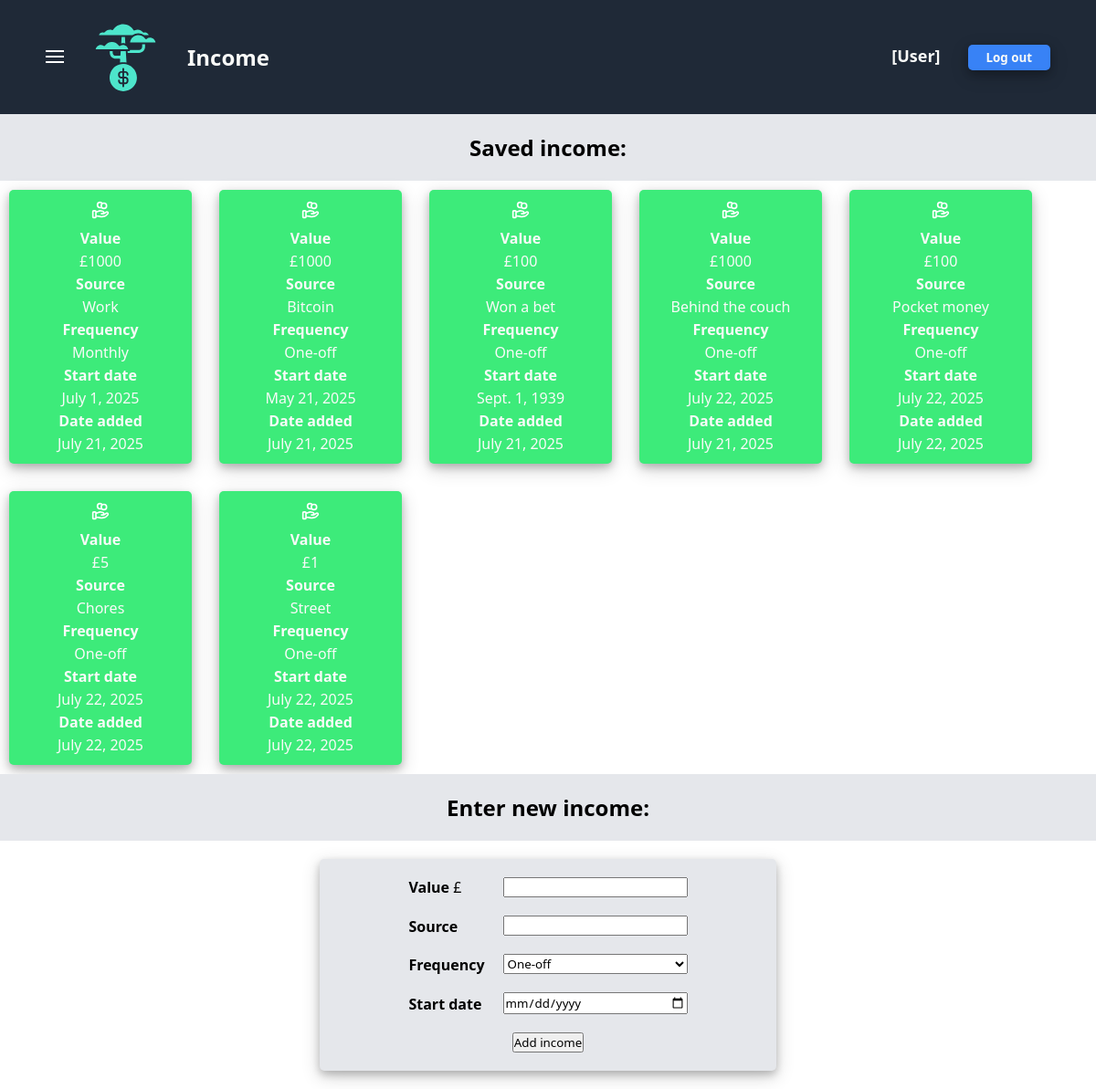
/finance/income/, run on an earlier commit of the app's database.
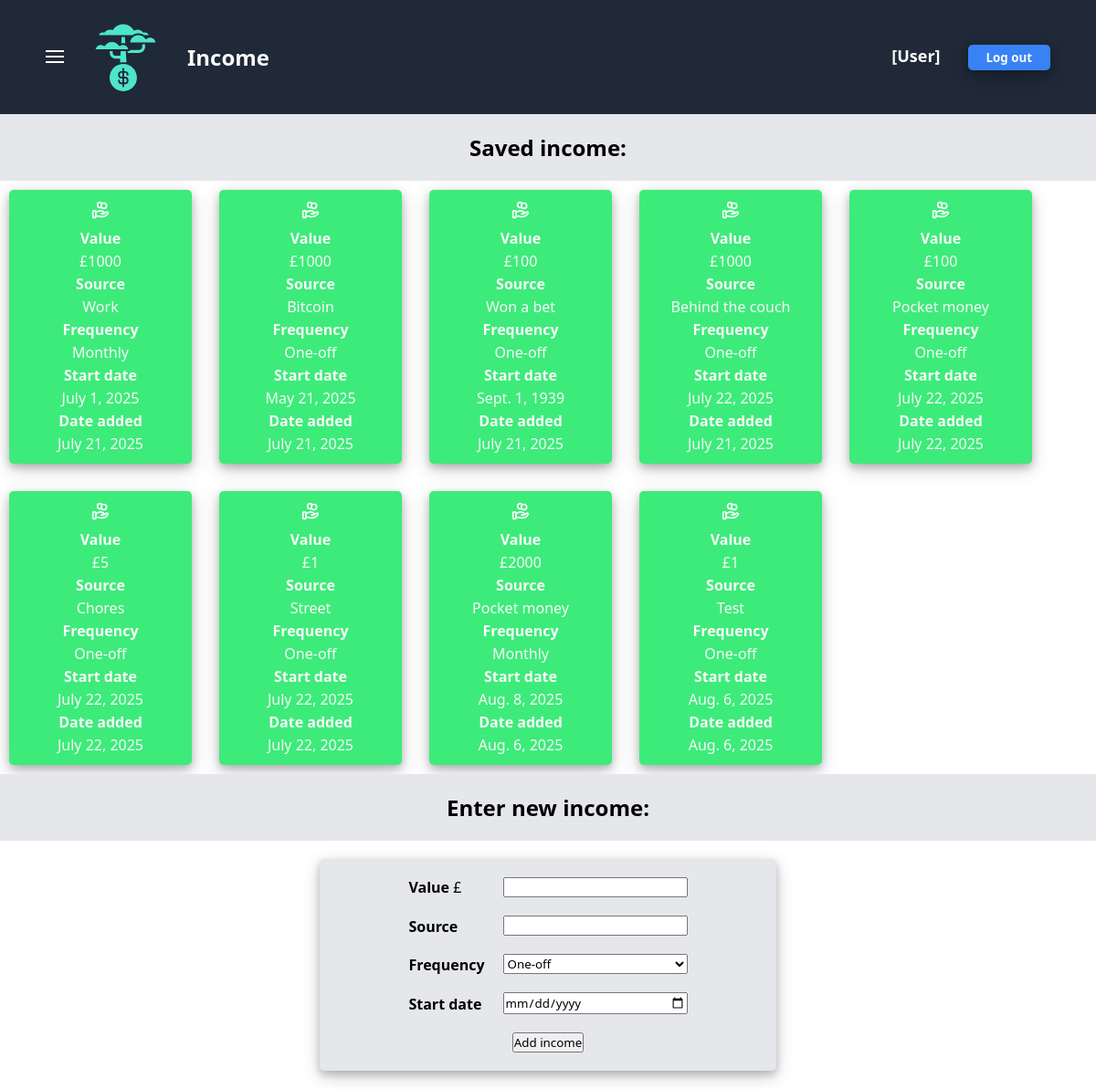
And on a later commit of the database.
### finance/models.py (models this page shows)
class FinancialObject(models.Model):
    user = models.ForeignKey(User, on_delete=models.CASCADE) # A single user can have many instances of income/expenses/budgets
    value = models.IntegerField(default=0)
    startDate = models.DateField(default=datetime.date.today)
    addDate = models.DateField(default=datetime.date.today)
    class Meta:
        abstract = True # Makes the "FinancialObject" class an Abstract Base Class (ABC)

class Income(FinancialObject):
    source = models.CharField(default="N/A", max_length=200)
    frequency = models.CharField(default="Monthly", max_length=200)

### finance/views.py (the view)
# urls.py: path("income/", views.income, name="income"),
def income(request):
    message = request.GET.get("message", "")
    income = Income.objects.all()
    return render(
        request,
        "finance/income.html",
        {
            "income": income,
            "message": message
        }
    )

### finance/templates/finance/income.html (shortened to what this page needs)
{% extends "finance/finance-base.html" %}
{% block header-title %}Income{% endblock %}
{% block finance_extra_css %}
    {% load static %}
    <link rel="stylesheet" href="{% static 'finance/income-style.css' %}">
{% endblock %}
{% block saved-label %}Saved income:{% endblock %}
{% block presence-check-and-list %}
    {% if income %}
        {% for i in income %}
            <li class="card">
                <div class="card-icon">
                </div>
                <div class="card-info">
                    <div><strong>Value</strong></div><div>£{{ i.value }}</div>
                    <div><strong>Source</strong></div><div>{{ i.source }}</div>
                    <div><strong>Frequency</strong></div><div>{{ i.frequency }}</div>
                    <div><strong>Start date</strong></div><div>{{ i.startDate }}</div>
                    <div><strong>Date added</strong></div><div>{{ i.addDate }}</div>
                </div>
            </li>
        {% endfor %}
    {% else %}
        <li>No income added yet.</li>
    {% endif %}
{% endblock %}
{% block enter-label %}Enter new income:{% endblock %}
{% block form %}
    <form action="{% url 'finance:addIncome' %}" method="post" class="form">
        <div class="form-components">
            <div class="form-labels-and-answers">
                <div class="form-labels">
                    <label for="value"><strong>Value</strong>    £</label>
                    <label for="source"><strong>Source</strong></label>
                    <div><strong>Frequency</strong></div>
                    <label for="startDate"><strong>Start date</strong></label>
                </div>
                <div class="form-answers">
                    <input type="text" id="value" name="value">
                    <input type="text" id="source" name="source">
                    <select id="frequency" name="frequency">
                        <option value="One-off">One-off</option>
                    </select>
                    <input type="date" id="startDate" name="startDate" value=date>
                </div>
            </div>
            <div class="submit">
                <input type="submit" value="Add income">
            </div>
        </div>
    </form>
{% endblock %}

What changed in the data, as far as the page shows it:
added Income: value "2000", source "Pocket money", frequency "Monthly", startDate "Aug. 8, 2025", addDate "Aug. 6, 2025"
added Income: value "1", source "Test", frequency "One-off", startDate "Aug. 6, 2025", addDate "Aug. 6, 2025"
